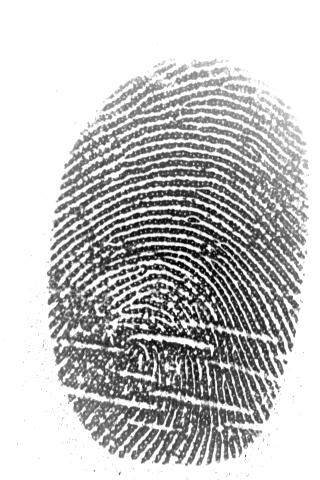
%> input picture Biometria/lab05/finger1.jpg, 320 x 480 px
$ octave lab05_zad3.m   (GNU Octave 9; MATLAB toolbox functions it lacks are replaced by stand-ins)
%> lines starting %> are read from the running program, lines starting %| are printed output that depends on the picture
% Frequency fingerprint filtering
%===================================================
% Step 1: Load fingerprint image
close all; clear; clc;
I = imread('finger1.jpg'); % Use grayscale fingerprint
%> I is the input picture: size 480x320 uint8; min 0, max 255, mean 195.2
if size(I,3) == 3
I = rgb2gray(I);
end
I = im2double(I);
%> I: size 480x320 double
% Display original
figure; imshow(I); title('Original Fingerprint');
% Step 2: Compute 2D FFT and shift zero freq to center
F = fft2(I);
F_shifted = fftshift(F);
magnitude = log(1 + abs(F_shifted));
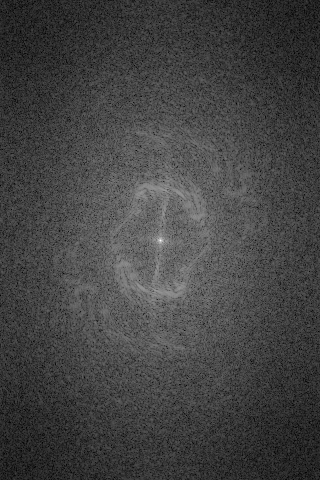
%> magnitude: size 480x320 double; min 0.0451, max 11.68, mean 3.12; drawn with min black and max white
% Display frequency spectrum
figure; imshow(magnitude, []); title('Frequency Spectrum (log scale)');
% Step 3: Create bandpass filter mask
[rows, cols] = size(I);
%> rows = 480; cols = 320
[u, v] = meshgrid(-floor(cols/2):floor((cols-1)/2), -floor(rows/2):floor((rows-1)/2));
D = sqrt(u.^2 + v.^2);
% Define cutoff frequencies
D_low = 10; % Suppress low frequencies (lighting, background)
D_high = 60; % Suppress high freq noise
% Ideal bandpass filter
H = double(D > D_low & D < D_high);
% Optional: visualize filter
figure; imshow(H, []); title('Bandpass Filter Mask');
% Step 4: Apply filter in frequency domain
F_filtered = F_shifted .* H;
% Step 5: Inverse FFT to get enhanced image
I_filtered = real(ifft2(ifftshift(F_filtered)));
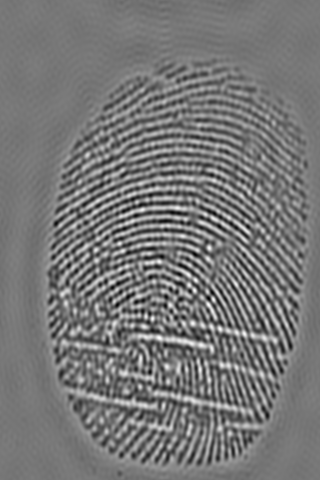
%> I_filtered: size 480x320 double; min -0.68, max 0.772, mean -1.39e-19; drawn with min black and max white
% Normalize for display
I_filtered = mat2gray(I_filtered);
% Show enhanced result
figure;
subplot(1,2,1); imshow(I); title('Original');
subplot(1,2,2); imshow(I_filtered); title('Enhanced via Fourier Filtering');

$ run again, with Biometria/lab05/finger2.jpg copied over Biometria/lab05/finger1.jpg
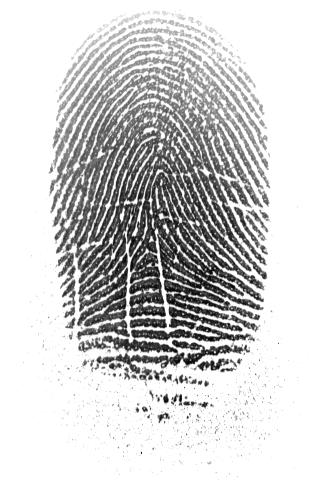
%> input picture Biometria/lab05/finger2.jpg, 320 x 480 px
%> I is the input picture: size 480x320 uint8; min 0, max 255, mean 206.9
%> I: size 480x320 double
%> `magnitude = log(1 + abs(F_shifted));`:
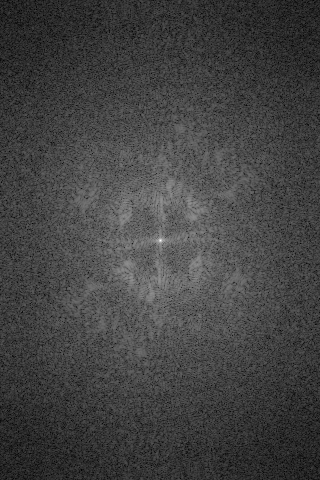
%> magnitude: size 480x320 double; min 0.0476, max 11.73, mean 3.11; drawn with min black and max white
%> `I_filtered = real(ifft2(ifftshift(F_filtered)));`:
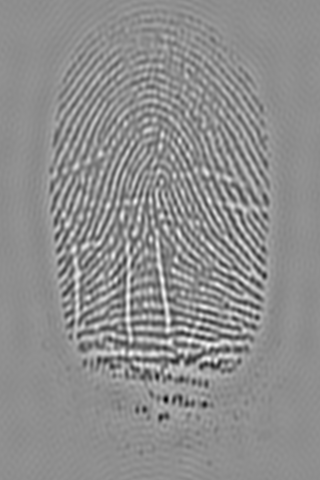
%> I_filtered: size 480x320 double; min -0.93, max 0.733, mean 3.59e-19; drawn with min black and max white
